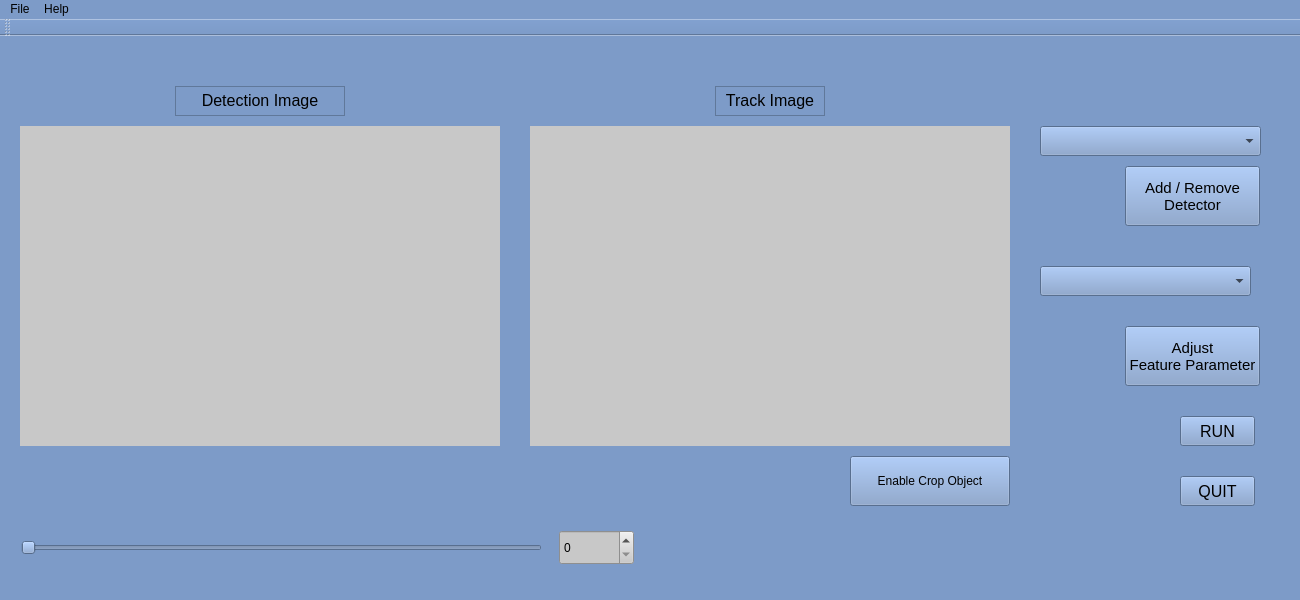
<?xml version="1.0" encoding="UTF-8"?>
<ui version="4.0">
 <class>MainWindow</class>
 <widget class="QMainWindow" name="MainWindow">
  <property name="geometry">
   <rect>
    <x>0</x>
    <y>0</y>
    <width>1300</width>
    <height>600</height>
   </rect>
  </property>
  <property name="windowTitle">
   <string>MainWindow</string>
  </property>
  <property name="styleSheet">
   <string notr="true">background-color: rgb(125, 155, 200);</string>
  </property>
  <widget class="QWidget" name="centralWidget">
   <widget class="MyQLabel" name="detection_image">
    <property name="geometry">
     <rect>
      <x>20</x>
      <y>90</y>
      <width>480</width>
      <height>320</height>
     </rect>
    </property>
    <property name="styleSheet">
     <string notr="true">background-color: rgb(200, 200, 200);</string>
    </property>
    <property name="text">
     <string/>
    </property>
    <property name="alignment">
     <set>Qt::AlignCenter</set>
    </property>
   </widget>
   <widget class="QPushButton" name="RUN">
    <property name="geometry">
     <rect>
      <x>1180</x>
      <y>380</y>
      <width>75</width>
      <height>30</height>
     </rect>
    </property>
    <property name="font">
     <font>
      <family>MS Shell Dlg 2</family>
      <pointsize>12</pointsize>
      <weight>9</weight>
      <italic>false</italic>
      <bold>false</bold>
     </font>
    </property>
    <property name="styleSheet">
     <string notr="true">font: 75 12pt &quot;MS Shell Dlg 2&quot;;</string>
    </property>
    <property name="text">
     <string>RUN</string>
    </property>
   </widget>
   <widget class="QLabel" name="tracking_image">
    <property name="geometry">
     <rect>
      <x>530</x>
      <y>90</y>
      <width>480</width>
      <height>320</height>
     </rect>
    </property>
    <property name="styleSheet">
     <string notr="true">background-color: rgb(200, 200, 200);</string>
    </property>
    <property name="text">
     <string/>
    </property>
    <property name="alignment">
     <set>Qt::AlignCenter</set>
    </property>
   </widget>
   <widget class="QTextEdit" name="textEdit">
    <property name="geometry">
     <rect>
      <x>175</x>
      <y>50</y>
      <width>170</width>
      <height>30</height>
     </rect>
    </property>
    <property name="html">
     <string>&lt;!DOCTYPE HTML PUBLIC &quot;-//W3C//DTD HTML 4.0//EN&quot; &quot;http://www.w3.org/TR/REC-html40/strict.dtd&quot;&gt;
&lt;html&gt;&lt;head&gt;&lt;meta name=&quot;qrichtext&quot; content=&quot;1&quot; /&gt;&lt;style type=&quot;text/css&quot;&gt;
p, li { white-space: pre-wrap; }
&lt;/style&gt;&lt;/head&gt;&lt;body style=&quot; font-family:'MS Shell Dlg 2'; font-size:8.25pt; font-weight:400; font-style:normal;&quot;&gt;
&lt;p align=&quot;center&quot; style=&quot; margin-top:0px; margin-bottom:0px; margin-left:0px; margin-right:0px; -qt-block-indent:0; text-indent:0px;&quot;&gt;&lt;span style=&quot; font-size:12pt;&quot;&gt;Detection Image&lt;/span&gt;&lt;/p&gt;&lt;/body&gt;&lt;/html&gt;</string>
    </property>
   </widget>
   <widget class="QTextEdit" name="textEdit_2">
    <property name="geometry">
     <rect>
      <x>715</x>
      <y>50</y>
      <width>110</width>
      <height>30</height>
     </rect>
    </property>
    <property name="layoutDirection">
     <enum>Qt::LeftToRight</enum>
    </property>
    <property name="html">
     <string>&lt;!DOCTYPE HTML PUBLIC &quot;-//W3C//DTD HTML 4.0//EN&quot; &quot;http://www.w3.org/TR/REC-html40/strict.dtd&quot;&gt;
&lt;html&gt;&lt;head&gt;&lt;meta name=&quot;qrichtext&quot; content=&quot;1&quot; /&gt;&lt;style type=&quot;text/css&quot;&gt;
p, li { white-space: pre-wrap; }
&lt;/style&gt;&lt;/head&gt;&lt;body style=&quot; font-family:'MS Shell Dlg 2'; font-size:8.25pt; font-weight:400; font-style:normal;&quot;&gt;
&lt;p align=&quot;center&quot; style=&quot; margin-top:0px; margin-bottom:0px; margin-left:0px; margin-right:0px; -qt-block-indent:0; text-indent:0px;&quot;&gt;&lt;span style=&quot; font-size:12pt;&quot;&gt;Track Image&lt;/span&gt;&lt;/p&gt;&lt;/body&gt;&lt;/html&gt;</string>
    </property>
   </widget>
   <widget class="QSpinBox" name="spinBox">
    <property name="geometry">
     <rect>
      <x>559</x>
      <y>494</y>
      <width>75</width>
      <height>35</height>
     </rect>
    </property>
    <property name="styleSheet">
     <string notr="true">background-color: rgb(200, 200, 200);</string>
    </property>
   </widget>
   <widget class="QSlider" name="horizontalSlider">
    <property name="geometry">
     <rect>
      <x>21</x>
      <y>494</y>
      <width>521</width>
      <height>35</height>
     </rect>
    </property>
    <property name="orientation">
     <enum>Qt::Horizontal</enum>
    </property>
   </widget>
   <widget class="QPushButton" name="detector">
    <property name="geometry">
     <rect>
      <x>1125</x>
      <y>130</y>
      <width>135</width>
      <height>60</height>
     </rect>
    </property>
    <property name="font">
     <font>
      <family>MS Shell Dlg 2</family>
      <pointsize>11</pointsize>
      <weight>50</weight>
      <italic>false</italic>
      <bold>false</bold>
     </font>
    </property>
    <property name="contextMenuPolicy">
     <enum>Qt::DefaultContextMenu</enum>
    </property>
    <property name="styleSheet">
     <string notr="true">font: 11pt &quot;MS Shell Dlg 2&quot;;
</string>
    </property>
    <property name="text">
     <string>Add / Remove
Detector</string>
    </property>
   </widget>
   <widget class="QComboBox" name="Detectors">
    <property name="geometry">
     <rect>
      <x>1040</x>
      <y>90</y>
      <width>221</width>
      <height>30</height>
     </rect>
    </property>
    <property name="styleSheet">
     <string notr="true">font: 75 12pt &quot;MS Shell Dlg 2&quot;;</string>
    </property>
   </widget>
   <widget class="QComboBox" name="Features">
    <property name="geometry">
     <rect>
      <x>1040</x>
      <y>230</y>
      <width>211</width>
      <height>30</height>
     </rect>
    </property>
    <property name="styleSheet">
     <string notr="true">font: 75 12pt &quot;MS Shell Dlg 2&quot;;</string>
    </property>
    <property name="currentText">
     <string/>
    </property>
   </widget>
   <widget class="QPushButton" name="pushButton">
    <property name="geometry">
     <rect>
      <x>1125</x>
      <y>290</y>
      <width>135</width>
      <height>60</height>
     </rect>
    </property>
    <property name="font">
     <font>
      <family>MS Shell Dlg 2</family>
      <pointsize>11</pointsize>
      <weight>50</weight>
      <italic>false</italic>
      <bold>false</bold>
     </font>
    </property>
    <property name="styleSheet">
     <string notr="true">font: 11pt &quot;MS Shell Dlg 2&quot;;</string>
    </property>
    <property name="text">
     <string>Adjust
Feature Parameter</string>
    </property>
   </widget>
   <widget class="QPushButton" name="Quit">
    <property name="geometry">
     <rect>
      <x>1180</x>
      <y>440</y>
      <width>75</width>
      <height>30</height>
     </rect>
    </property>
    <property name="font">
     <font>
      <pointsize>12</pointsize>
     </font>
    </property>
    <property name="text">
     <string>QUIT</string>
    </property>
   </widget>
   <widget class="QLabel" name="label_2">
    <property name="geometry">
     <rect>
      <x>20</x>
      <y>430</y>
      <width>481</width>
      <height>31</height>
     </rect>
    </property>
    <property name="text">
     <string/>
    </property>
   </widget>
   <widget class="QPushButton" name="EnableCropObject">
    <property name="geometry">
     <rect>
      <x>850</x>
      <y>420</y>
      <width>160</width>
      <height>50</height>
     </rect>
    </property>
    <property name="styleSheet">
     <string notr="true">font: 12pt &quot;MS Shell Dlg 2&quot;;</string>
    </property>
    <property name="text">
     <string>Enable Crop Object</string>
    </property>
   </widget>
   <zorder>detection_image</zorder>
   <zorder>RUN</zorder>
   <zorder>tracking_image</zorder>
   <zorder>textEdit</zorder>
   <zorder>textEdit_2</zorder>
   <zorder>spinBox</zorder>
   <zorder>horizontalSlider</zorder>
   <zorder>Detectors</zorder>
   <zorder>Features</zorder>
   <zorder>pushButton</zorder>
   <zorder>detector</zorder>
   <zorder>Quit</zorder>
   <zorder>label_2</zorder>
   <zorder>EnableCropObject</zorder>
  </widget>
  <widget class="QMenuBar" name="menuBar">
   <property name="geometry">
    <rect>
     <x>0</x>
     <y>0</y>
     <width>1300</width>
     <height>21</height>
    </rect>
   </property>
   <widget class="QMenu" name="menuFile_2">
    <property name="title">
     <string>File</string>
    </property>
    <widget class="QMenu" name="menuOpen">
     <property name="geometry">
      <rect>
       <x>469</x>
       <y>103</y>
       <width>130</width>
       <height>94</height>
      </rect>
     </property>
     <property name="font">
      <font>
       <family>MS Shell Dlg 2</family>
       <pointsize>8</pointsize>
       <weight>50</weight>
       <italic>false</italic>
       <bold>false</bold>
      </font>
     </property>
     <property name="styleSheet">
      <string notr="true">font: 75 12pt &quot;MS Shell Dlg 2&quot;;
font: 8pt &quot;MS Shell Dlg 2&quot;;
</string>
     </property>
     <property name="title">
      <string>Open</string>
     </property>
     <widget class="QMenu" name="menuImage">
      <property name="title">
       <string>Image</string>
      </property>
      <addaction name="actionDetect"/>
      <addaction name="actionTrack"/>
     </widget>
     <addaction name="menuImage"/>
     <addaction name="actionVideo"/>
    </widget>
    <addaction name="menuOpen"/>
    <addaction name="actionExit"/>
   </widget>
   <widget class="QMenu" name="menuHelp">
    <property name="title">
     <string>Help</string>
    </property>
    <addaction name="actionContents"/>
    <addaction name="actionAbout"/>
   </widget>
   <addaction name="menuFile_2"/>
   <addaction name="menuHelp"/>
  </widget>
  <widget class="QToolBar" name="mainToolBar">
   <attribute name="toolBarArea">
    <enum>TopToolBarArea</enum>
   </attribute>
   <attribute name="toolBarBreak">
    <bool>false</bool>
   </attribute>
  </widget>
  <widget class="QStatusBar" name="statusBar"/>
  <action name="actionExit">
   <property name="text">
    <string>Exit</string>
   </property>
   <property name="toolTip">
    <string>&lt;html&gt;&lt;head/&gt;&lt;body&gt;&lt;p&gt;&lt;span style=&quot; font-size:12pt; font-weight:600;&quot;&gt;Exit&lt;/span&gt;&lt;/p&gt;&lt;/body&gt;&lt;/html&gt;</string>
   </property>
  </action>
  <action name="actionDetect">
   <property name="text">
    <string>Detect</string>
   </property>
  </action>
  <action name="actionTrack">
   <property name="text">
    <string>Track</string>
   </property>
  </action>
  <action name="actionVideo">
   <property name="text">
    <string>Video</string>
   </property>
  </action>
  <action name="actionContents">
   <property name="text">
    <string>Contents</string>
   </property>
  </action>
  <action name="actionAbout">
   <property name="text">
    <string>About</string>
   </property>
  </action>
 </widget>
 <layoutdefault spacing="6" margin="11"/>
 <customwidgets>
  <customwidget>
   <class>MyQLabel</class>
   <extends>QLabel</extends>
   <header location="global">myqlabel.h</header>
  </customwidget>
 </customwidgets>
 <resources/>
 <connections/>
</ui>
